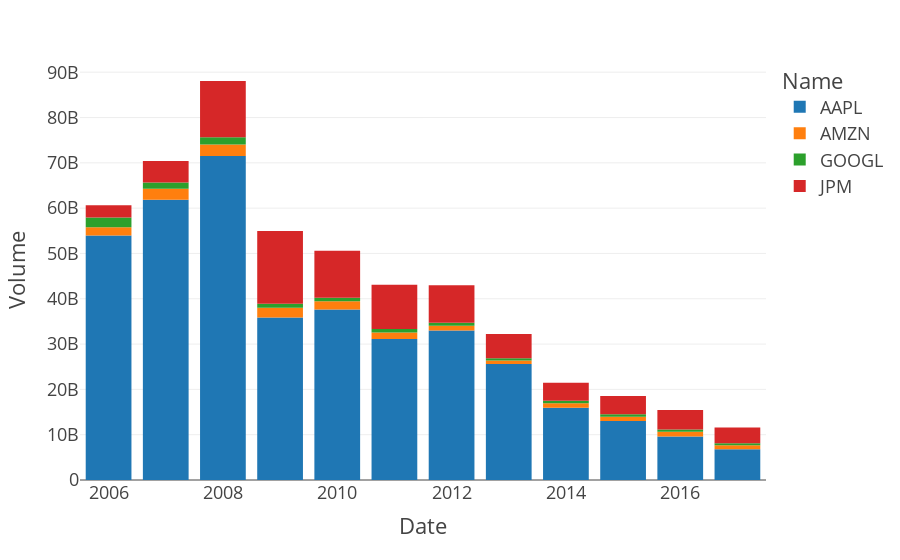

Source (notebook cell):
### Code cell
fig=px.bar(data_frame=df_volumen_anual,x='Date',y='Volume',color='Name')
fig.show()

### Figure 1 — Plotly figure (JSON) as saved in the notebook; plotly's stock layout.template omitted (floating-point values rounded to 4 significant figures)
{"data": [{"alignmentgroup": "True", "hovertemplate": "Name=AAPL<br>Date=%{x}<br>Volume=%{y}<extra></extra>", "legendgroup": "AAPL", "marker": {"color": "#1F77B4", "pattern": {"shape": ""}}, "name": "AAPL", "offsetgroup": "AAPL", "orientation": "v", "showlegend": true, "textposition": "auto", "type": "bar", "x": [2006, 2007, 2008, 2009, 2010, 2011, 2012, 2013, 2014, 2015, 2016, 2017], "xaxis": "x", "y": [53982792080, 61849550357, 71532125609, 35850854893, 37612777363, 31108767508, 32994076346, 25606397999, 15934492690, 13019939940, 9625820389, 6811235883], "yaxis": "y"}, {"alignmentgroup": "True", "hovertemplate": "Name=AMZN<br>Date=%{x}<br>Volume=%{y}<extra></extra>", "legendgroup": "AMZN", "marker": {"color": "#FF7F0E", "pattern": {"shape": ""}}, "name": "AMZN", "offsetgroup": "AMZN", "orientation": "v", "showlegend": true, "textposition": "auto", "type": "bar", "x": [2006, 2007, 2008, 2009, 2010, 2011, 2012, 2013, 2014, 2015, 2016, 2017], "xaxis": "x", "y": [1792552278, 2454647696, 2520431923, 2146562394, 1829323102, 1464295930, 1050233531, 748378451, 1030226257, 954245799, 1034016481, 882925900], "yaxis": "y"}, {"alignmentgroup": "True", "hovertemplate": "Name=GOOGL<br>Date=%{x}<br>Volume=%{y}<extra></extra>", "legendgroup": "GOOGL", "marker": {"color": "#2CA02C", "pattern": {"shape": ""}}, "name": "GOOGL", "offsetgroup": "GOOGL", "orientation": "v", "showlegend": true, "textposition": "auto", "type": "bar", "x": [2006, 2007, 2008, 2009, 2010, 2011, 2012, 2013, 2014, 2015, 2016, 2017], "xaxis": "x", "y": [2134134420, 1367346735, 1606159196, 885224033, 799731223, 777725691, 649998834, 526336666, 529858529, 545842483, 493769102, 405862262], "yaxis": "y"}, {"alignmentgroup": "True", "hovertemplate": "Name=JPM<br>Date=%{x}<br>Volume=%{y}<extra></extra>", "legendgroup": "JPM", "marker": {"color": "#D62728", "pattern": {"shape": ""}}, "name": "JPM", "offsetgroup": "JPM", "orientation": "v", "showlegend": true, "textposition": "auto", "type": "bar", "x": [2006, 2007, 2008, 2009, 2010, 2011, 2012, 2013, 2014, 2015, 2016, 2017], "xaxis": "x", "y": [2710492500, 4755970035, 12400758806, 16071080671, 10371639245, 9716772550, 8267915072, 5324287797, 3985797974, 3992625707, 4289325011, 3476542287], "yaxis": "y"}], "layout": {"barmode": "relative", "legend": {"title": {"text": "Name"}, "tracegroupgap": 0}, "margin": {"t": 60}, "xaxis": {"anchor": "y", "domain": [0, 1], "title": {"text": "Date"}}, "yaxis": {"anchor": "x", "domain": [0, 1], "title": {"text": "Volume"}}}}
